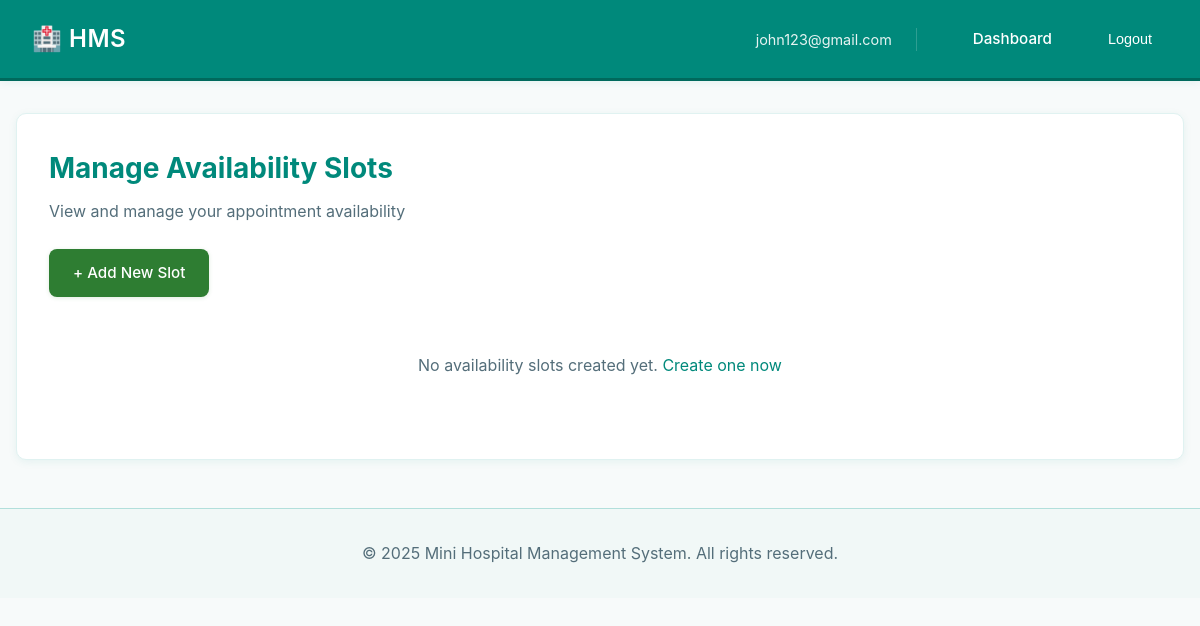
Page /doctors/manage-availability/ (signed in) on the earlier database version.
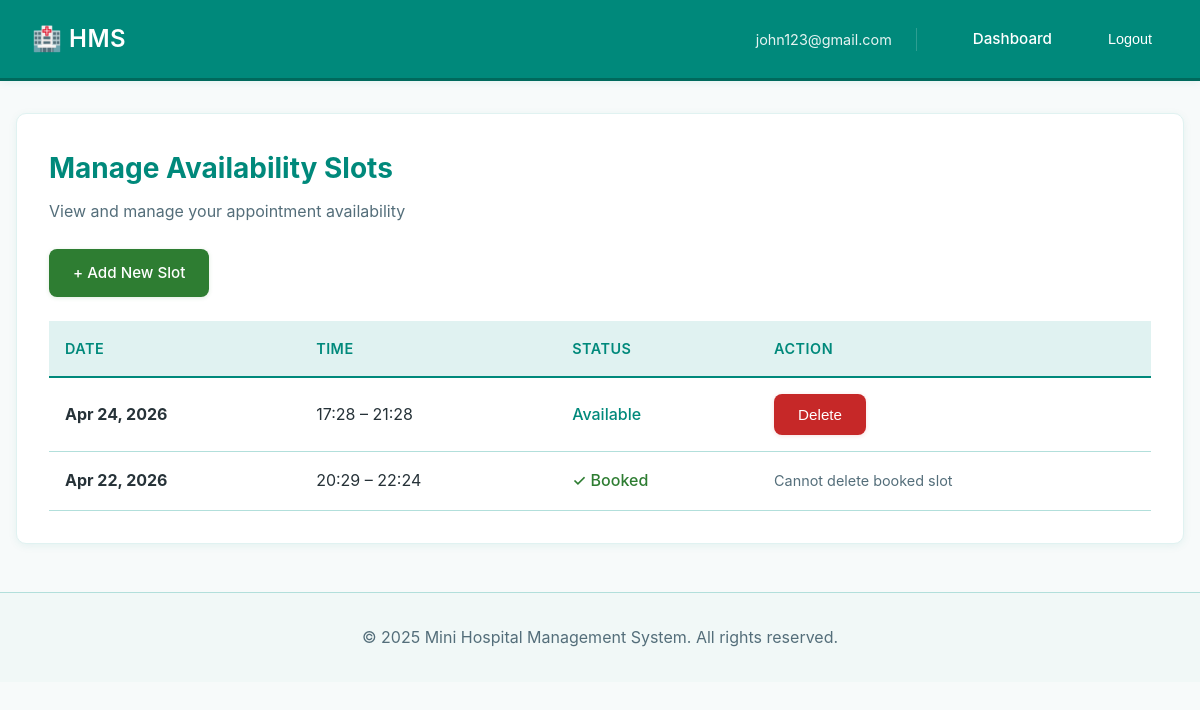
Same page on the later database version.
### doctors/models.py (models this page shows, shortened)
class AvailabilitySlot(models.Model):
    doctor = models.ForeignKey(
        CustomUser,
        on_delete=models.CASCADE,
        related_name='availability_slots',
        limit_choices_to={'role': 'DOCTOR'}
    )
    date = models.DateField()
    start_time = models.TimeField()
    end_time = models.TimeField()
    is_booked = models.BooleanField(default=False)
    is_recurring = models.BooleanField(default=False, help_text="Repeat every week on this day")
    max_patients_per_day = models.IntegerField(default=10)
    created_at = models.DateTimeField(auto_now_add=True)
    updated_at = models.DateTimeField(auto_now=True)
    class Meta:
        db_table = 'doctors_availabilityslot'
        verbose_name = 'Availability Slot'
        verbose_name_plural = 'Availability Slots'
        ordering = ['-date', 'start_time']
        unique_together = ('doctor', 'date', 'start_time', 'end_time')
        indexes = [
            models.Index(fields=['doctor', 'date', 'is_booked']),
        ]

### doctors/views.py (the view)
    def wrapper(request, *args, **kwargs):
        if not request.user.is_authenticated or not request.user.is_doctor():
            messages.error(request, "You don't have permission to access this page.")
            return redirect('home')
        return view_func(request, *args, **kwargs)

### accounts/models.py (called while the page is built)
    def is_doctor(self):
        return self.role == 'DOCTOR'

### doctors/views.py (called while the page is built)
def doctor_only(view_func):
    def wrapper(request, *args, **kwargs):
        if not request.user.is_authenticated or not request.user.is_doctor():
            messages.error(request, "You don't have permission to access this page.")
            return redirect('home')
        return view_func(request, *args, **kwargs)
    return wrapper

@login_required(login_url='home')
@doctor_only
def manage_availability(request):
    slots = AvailabilitySlot.objects.filter(doctor=request.user).order_by('-date', 'start_time')
    context = {
        'slots': slots,
    }
    if request.GET.get('ajax') == '1':
        return render(request, 'doctors/manage_availability_content.html', context)
    return render(request, 'doctors/manage_availability.html', context)

### templates/doctors/manage_availability.html (shortened to what this page needs)
{% extends 'base.html' %}
{% block content %}
<div class="card">
    <h2>Manage Availability Slots</h2>
    <p style="color: #546E7A; margin-bottom: 1.5rem;">View and manage your appointment availability</p>
    <a href="{% url 'create_availability' %}" class="btn btn-success" style="margin-bottom: 1.5rem;">+ Add New Slot</a>
    {% if slots %}
    <div style="overflow-x: auto;">
        <table>
            <thead>
                <tr>
                    <th>Date</th>
                    <th>Time</th>
                    <th>Status</th>
                    <th>Action</th>
                </tr>
            </thead>
            <tbody>
                {% for slot in slots %}
                <tr>
                    <td><strong>{{ slot.date|date:"M d, Y" }}</strong></td>
                    <td>{{ slot.start_time|time:"H:i" }} – {{ slot.end_time|time:"H:i" }}</td>
                    <td>
                        {% if slot.is_booked %}
                            <span style="color: #2E7D32; font-weight: 500;">✓ Booked</span>
                        {% else %}
                            <span style="color: #00897B; font-weight: 500;">Available</span>
                        {% endif %}
                    </td>
                    <td>
                        {% if not slot.is_booked %}
                        <form method="post" action="{% url 'delete_availability' slot.id %}" style="display: inline;">
                            <button type="submit" class="btn btn-danger" onclick="return confirm('Delete this slot?');">Delete</button>
                        </form>
                        {% else %}
                        <span style="color: #546E7A; font-size: 0.9rem;">Cannot delete booked slot</span>
                        {% endif %}
                    </td>
                </tr>
                {% endfor %}
            </tbody>
        </table>
    </div>
    {% else %}
    <p style="color: #546E7A; text-align: center; padding: 2rem;">No availability slots created yet. <a href="{% url 'create_availability' %}">Create one now</a></p>
    {% endif %}
</div>
{% endblock %}

Differences in the rows shown:
added AvailabilitySlot: date "Apr 24, 2026", start_time "17:28", end_time "21:28", is_booked "Available"
added AvailabilitySlot: date "Apr 22, 2026", start_time "20:29", end_time "22:24", is_booked "✓ Booked"
Other differences:
text no longer shown: "No availability slots created yet. Create one now"
text now shown: "DATE TIME STATUS ACTION"
